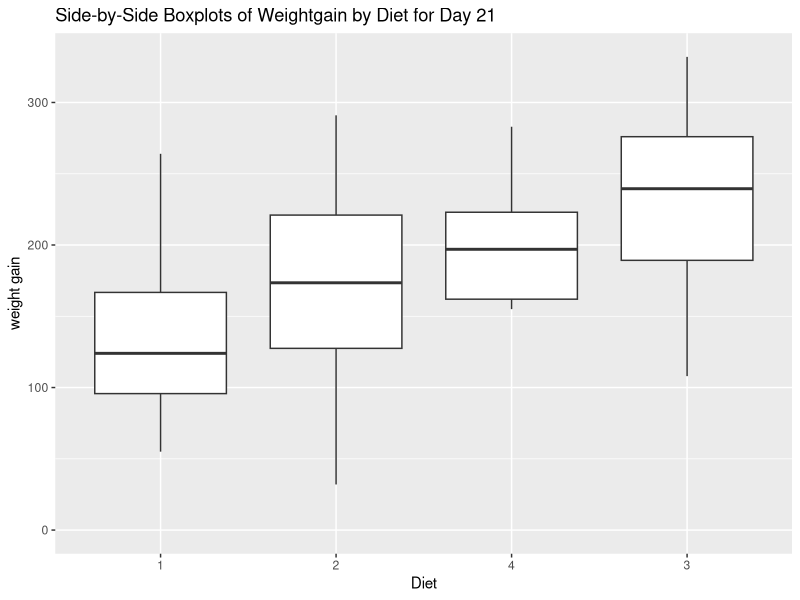
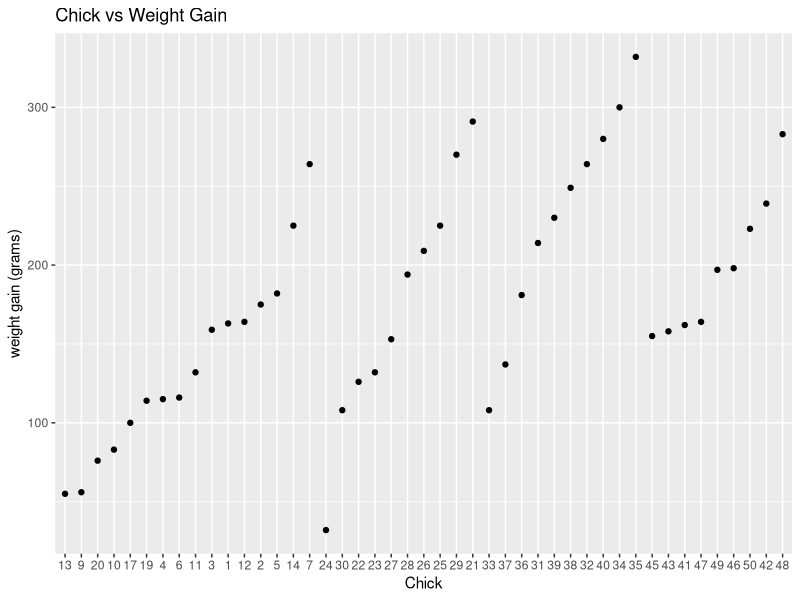
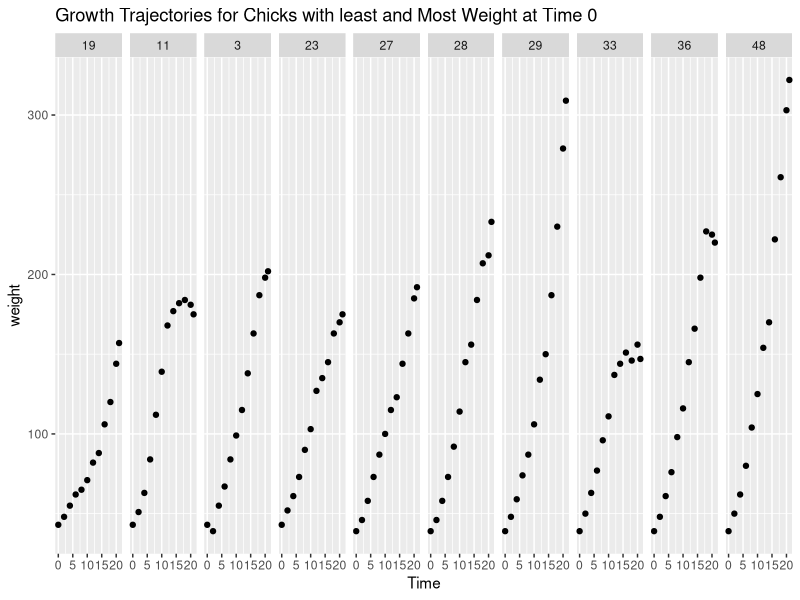
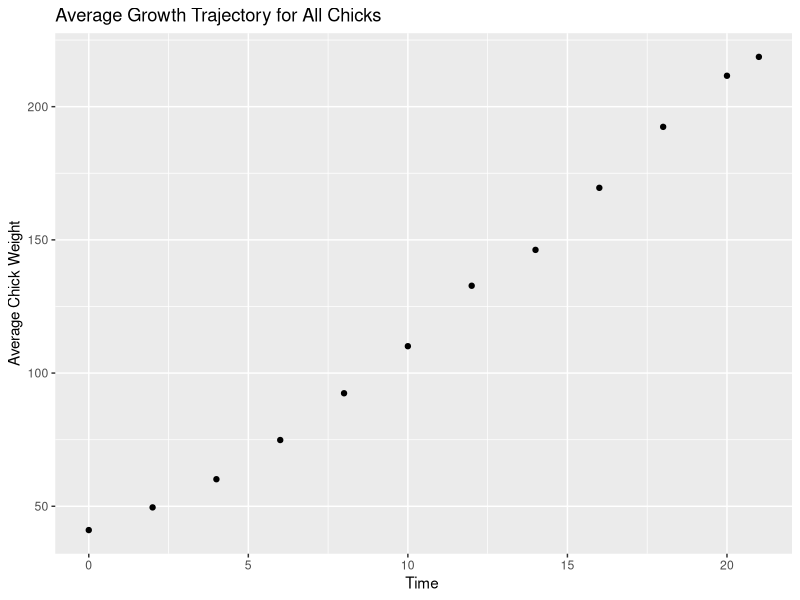
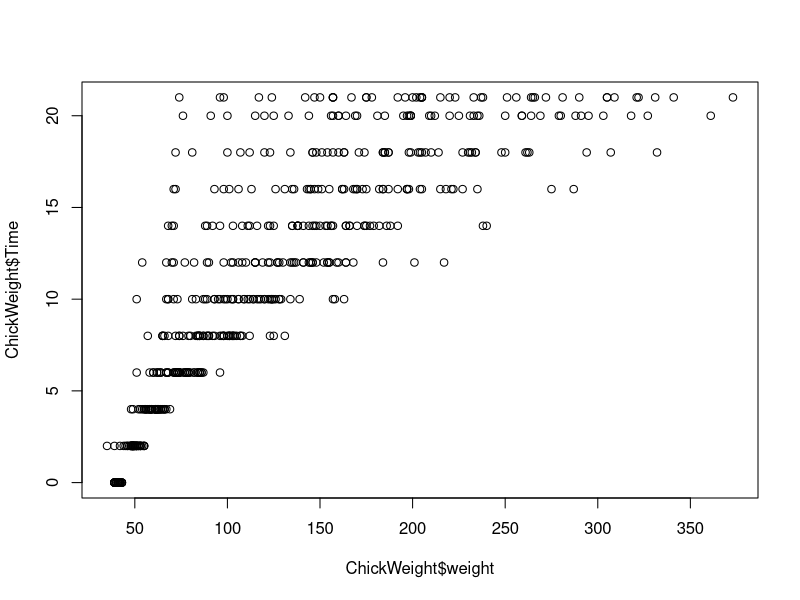
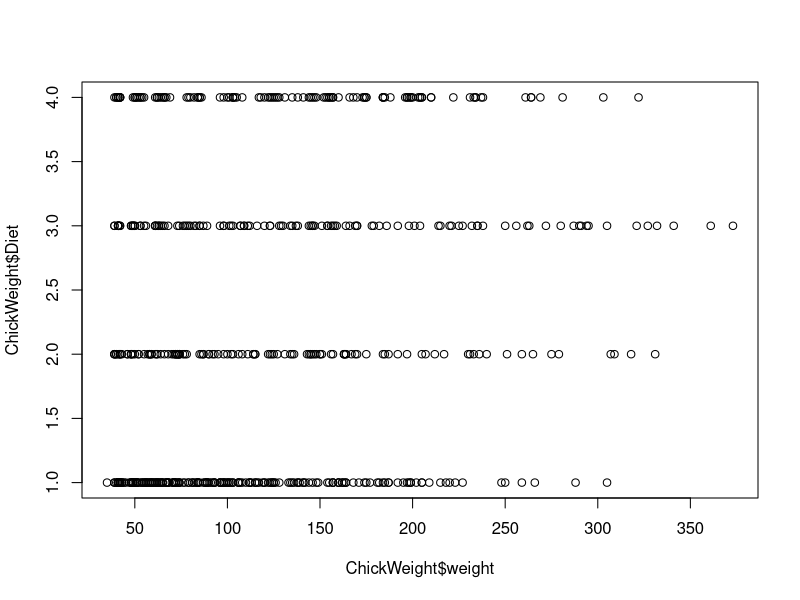
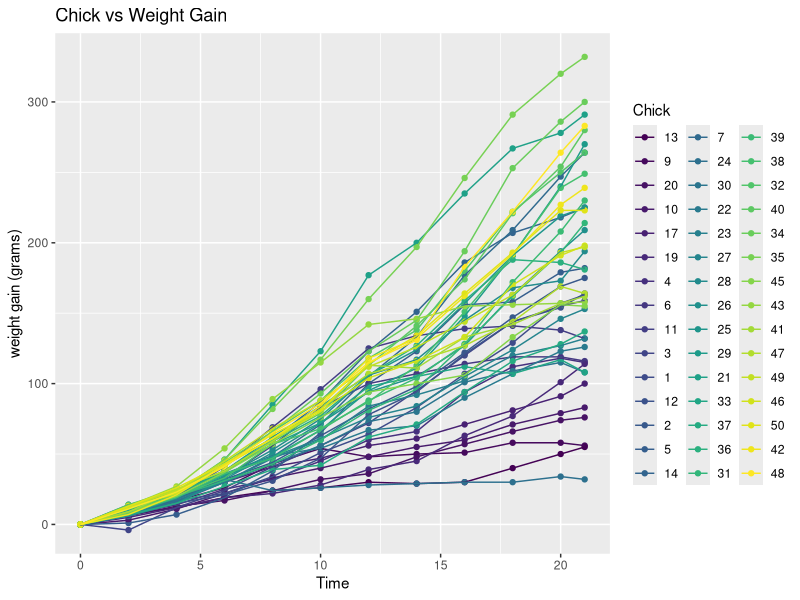

These charts were generated, in order, by the following R code:
## ---- chunk 1
knitr::opts_chunk$set(echo = TRUE)
## ---- chunk 2
data(ChickWeight, package="datasets")
#?ChickWeight
library("ggplot2")
library("dplyr")
library("datasets")
## ---- chunk 3
q1 <- ChickWeight %>% filter(Time == 0)
weight0 <- ChickWeight %>% group_by(Diet) %>% summarize(num_chicks = n(), avg_weight= mean(weight), sd_weight= sd(weight))
weight0
## ---- chunk 4
complete <- ChickWeight %>% group_by(Chick) %>% mutate(count = n()) %>% filter(count == 12)
complete[1:3,]
## ---- chunk 5
weight_gain_1 <- complete %>% group_by(Chick) %>% filter(Time == 0)
complete$initial_weight <- rep(weight_gain_1$weight, each=12)
complete <- complete %>% mutate(weightgain = weight - initial_weight)
complete[1:3,]
## ---- chunk 6

complete$Diet <- factor(complete$Diet, levels(complete$Diet)[c(1,2,4,3)])
complete %>% filter(Time == 21) %>% ggplot(aes(x= Diet, y= weightgain)) + geom_boxplot() + expand_limits(y=0) + labs(y = 'weight gain', title = 'Side-by-Side Boxplots of Weightgain by Diet for Day 21')

## ---- chunk 7
num5 <- complete %>% filter(Time == 21)
maxweight <- max(num5$weightgain)
minweight <- min(num5$weightgain)
num5 %>% filter(weightgain == maxweight | weightgain == minweight)


num5 %>% ggplot(aes(x=Chick, y=weightgain)) + geom_point() + labs(y='weight gain (grams)', title='Chick vs Weight Gain')

## ---- chunk 8
min <- min(complete$initial_weight)
max <- max(complete$initial_weight)
complete %>% filter(Time == 0 & (initial_weight==min | initial_weight == max))


complete %>%filter(Chick == 3 | Chick == 11 | Chick == 19 | Chick == 23 | Chick == 27 | Chick == 28 | Chick == 29 | Chick == 33 | Chick == 36 | Chick == 48)  %>% ggplot(aes(x=Time,y=weight)) + geom_point() + facet_grid(cols = vars(Chick)) + labs(title='Growth Trajectories for Chicks with least and Most Weight at Time 0')

## ---- chunk 9
avgtraj <- complete %>% group_by(Time) %>% summarize(avgw = mean(weight))
avgtraj %>% ggplot(aes(x=Time,y=avgw)) + geom_point() + labs(y='Average Chick Weight', x='Time ',title='Average Growth Trajectory for All Chicks')

## ---- chunk 10
scatter= plot(ChickWeight$weight, ChickWeight$Time)
scatter2= plot(ChickWeight$weight, ChickWeight$Diet)

complete %>% ggplot(aes(x=Time, y=weightgain)) + geom_point(aes(color=Chick)) + geom_line(aes(color=Chick)) + labs(y='weight gain (grams)', title='Chick vs Weight Gain')

